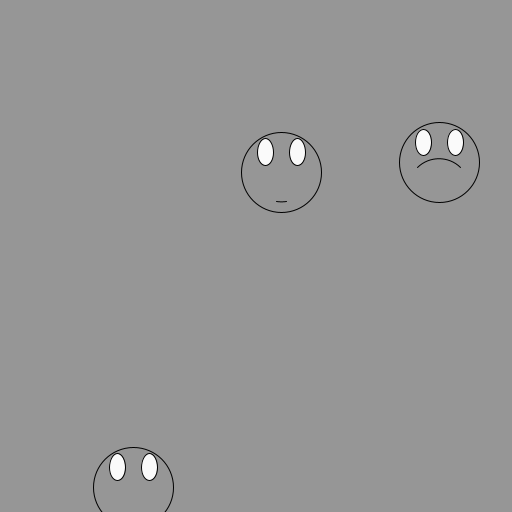
Frame 1 (no input)
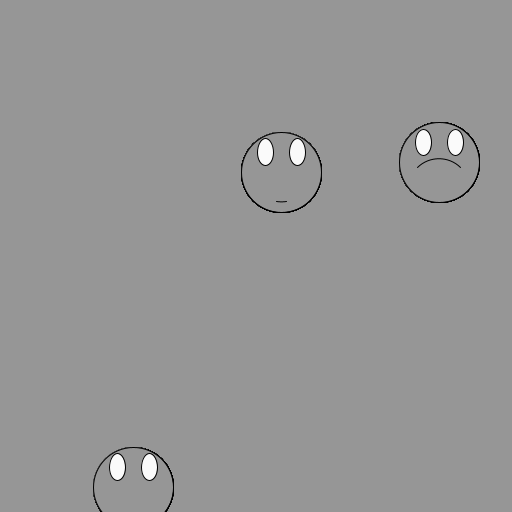
Frame 60 (the mouse pressed at the canvas centre just before this capture)
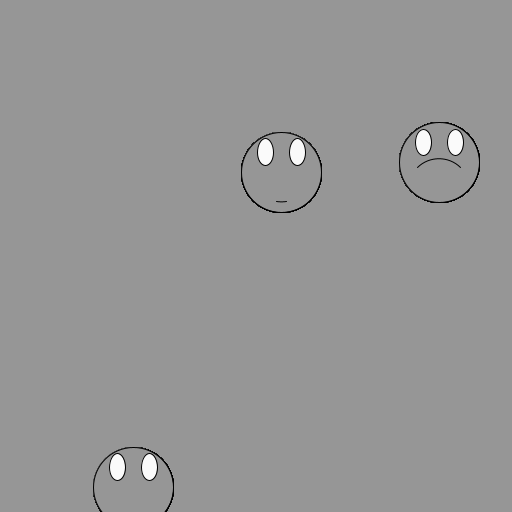
Frame 120 (the mouse held since frame 60 and released just before this capture)

The Processing sketch that drew these frames (run headless with seeded random() and noise(); from frame 60 on, the mouse is pressed at the canvas centre):

// Processing sketch: HappyFacesConstructors
// ── HappyFacesConstructors.pde
// Face testFace;
Face faces[] = new Face[3];


void setup() 
{
    size(512, 512);
    background(150);

    
   int faceNum = 0; 
    while (faceNum < faces.length)
    {
        faces[faceNum] = new Face(int(random(-11, 11)),random(0, width),random(0, height),80.0);
        // faces[faceNum].x = random(0, width);
        // faces[faceNum].y = random(0, height);
        // faces[faceNum].happiness = int(random(-11, 11));
        // faces[faceNum].diameter = 80;

        faceNum++;
    }

    // testFace = new Face();
    // testFace.x = 100;
    // testFace.y = 100;
    // testFace.happiness = -10;
    // testFace.diameter = 80;
}

void draw() 
{
    int faceNum = 0;
    while (faceNum < faces.length)
    {
    drawFace(faces[faceNum]);

    faceNum++;
    }
    // drawFace(testFace);
}

class Face
{
    int happiness;
    float x;
    float y;
    float diameter;

    Face(int happiness, float x, float y, float diameter)
    {
        this.happiness = happiness;
        this.x = x; 
        this.y = y; 
        this.diameter = diameter;
    }
}

void drawFace( Face face)
{    
    fill(150);
    circle(face.x, face.y, face.diameter);
    fill(250); //<>//
    ellipse(face.x - face.diameter/5 , face.y - face.diameter/4, face.diameter/5, face.diameter/3);
    ellipse(face.x + face.diameter/5 , face.y - face.diameter/4, face.diameter/5, face.diameter/3);
    noFill();

    if (face.happiness >= 0) //<>//
    {
        if (face.happiness == 0)
        {
            face.happiness = 1;
        }
        arc(face.x, face.y, face.diameter*3/4, face.diameter*3/4, (PI/2) - PI/2*(float(face.happiness)/10.0), (PI/2) + PI/2*(float(face.happiness)/10.0));
    }
    else
    {
        arc(face.x, face.y + (face.diameter/3), face.diameter*3/4, face.diameter*3/4, (3*PI/2) - PI/2*(float(face.happiness*-1)/10.0), (3*PI/2) + PI/2*(float(face.happiness*-1)/10.0));
    }
}
